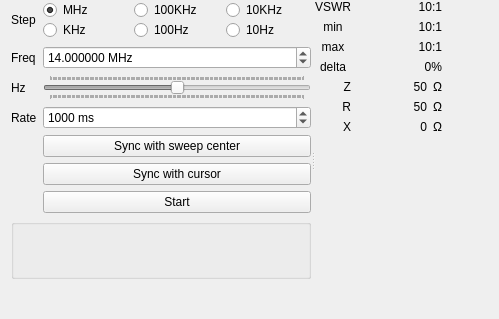
      <widget class="QWidget" name="tab_4">
       <attribute name="title">
        <string>Fixed</string>
       </attribute>
       <layout class="QVBoxLayout" name="verticalLayout_8">
        <property name="topMargin">
         <number>0</number>
        </property>
        <property name="bottomMargin">
         <number>0</number>
        </property>
        <item>
         <widget class="QSplitter" name="splitter_2">
          <property name="orientation">
           <enum>Qt::Horizontal</enum>
          </property>
          <widget class="QWidget" name="widget_8" native="true">
           <property name="sizePolicy">
            <sizepolicy hsizetype="Preferred" vsizetype="Preferred">
             <horstretch>0</horstretch>
             <verstretch>0</verstretch>
            </sizepolicy>
           </property>
           <property name="minimumSize">
            <size>
             <width>300</width>
             <height>0</height>
            </size>
           </property>
           <property name="maximumSize">
            <size>
             <width>260</width>
             <height>16777215</height>
            </size>
           </property>
           <layout class="QVBoxLayout" name="verticalLayout_6">
            <item>
             <layout class="QGridLayout" name="gridLayout_3">
              <item row="1" column="1">
               <widget class="QDoubleSpinBox" name="monfreq">
                <property name="suffix">
                 <string> MHz</string>
                </property>
                <property name="decimals">
                 <number>6</number>
                </property>
                <property name="maximum">
                 <double>60.000000000000000</double>
                </property>
                <property name="value">
                 <double>14.000000000000000</double>
                </property>
               </widget>
              </item>
              <item row="1" column="0">
               <widget class="QLabel" name="label_23">
                <property name="sizePolicy">
                 <sizepolicy hsizetype="Maximum" vsizetype="Preferred">
                  <horstretch>0</horstretch>
                  <verstretch>0</verstretch>
                 </sizepolicy>
                </property>
                <property name="text">
                 <string>Freq</string>
                </property>
               </widget>
              </item>
              <item row="4" column="0">
               <widget class="QLabel" name="label_26">
                <property name="sizePolicy">
                 <sizepolicy hsizetype="Maximum" vsizetype="Preferred">
                  <horstretch>0</horstretch>
                  <verstretch>0</verstretch>
                 </sizepolicy>
                </property>
                <property name="text">
                 <string>Rate</string>
                </property>
               </widget>
              </item>
              <item row="4" column="1">
               <widget class="QSpinBox" name="monrate">
                <property name="suffix">
                 <string> ms</string>
                </property>
                <property name="minimum">
                 <number>100</number>
                </property>
                <property name="maximum">
                 <number>5000</number>
                </property>
                <property name="singleStep">
                 <number>100</number>
                </property>
                <property name="value">
                 <number>1000</number>
                </property>
               </widget>
              </item>
              <item row="0" column="0">
               <widget class="QLabel" name="label_24">
                <property name="text">
                 <string>Step</string>
                </property>
               </widget>
              </item>
              <item row="0" column="1">
               <layout class="QGridLayout" name="gridLayout_4" rowstretch="0,0" rowminimumheight="0,0">
                <property name="sizeConstraint">
                 <enum>QLayout::SetDefaultConstraint</enum>
                </property>
                <property name="topMargin">
                 <number>0</number>
                </property>
                <property name="bottomMargin">
                 <number>0</number>
                </property>
                <property name="verticalSpacing">
                 <number>0</number>
                </property>
                <item row="0" column="2">
                 <widget class="QRadioButton" name="mon_10khz">
                  <property name="text">
                   <string>10KHz</string>
                  </property>
                 </widget>
                </item>
                <item row="0" column="0">
                 <widget class="QRadioButton" name="mon_mhz">
                  <property name="text">
                   <string>MHz</string>
                  </property>
                  <property name="checked">
                   <bool>true</bool>
                  </property>
                 </widget>
                </item>
                <item row="0" column="1">
                 <widget class="QRadioButton" name="mon_100khz">
                  <property name="text">
                   <string>100KHz</string>
                  </property>
                 </widget>
                </item>
                <item row="1" column="0">
                 <widget class="QRadioButton" name="mon_1khz">
                  <property name="text">
                   <string>KHz</string>
                  </property>
                 </widget>
                </item>
                <item row="1" column="1">
                 <widget class="QRadioButton" name="mon_100hz">
                  <property name="text">
                   <string>100Hz</string>
                  </property>
                 </widget>
                </item>
                <item row="1" column="2">
                 <widget class="QRadioButton" name="mon_10hz">
                  <property name="sizePolicy">
                   <sizepolicy hsizetype="Minimum" vsizetype="Preferred">
                    <horstretch>0</horstretch>
                    <verstretch>0</verstretch>
                   </sizepolicy>
                  </property>
                  <property name="minimumSize">
                   <size>
                    <width>0</width>
                    <height>0</height>
                   </size>
                  </property>
                  <property name="text">
                   <string>10Hz</string>
                  </property>
                 </widget>
                </item>
               </layout>
              </item>
              <item row="2" column="0">
               <widget class="QLabel" name="label_25">
                <property name="text">
                 <string>Hz</string>
                </property>
               </widget>
              </item>
              <item row="7" column="1">
               <widget class="QPushButton" name="monStartBtn">
                <property name="text">
                 <string>Start</string>
                </property>
               </widget>
              </item>
              <item row="5" column="1">
               <widget class="QPushButton" name="monitorSync">
                <property name="text">
                 <string>Sync with sweep center</string>
                </property>
               </widget>
              </item>
              <item row="2" column="1">
               <widget class="QSlider" name="slider_hz">
                <property name="enabled">
                 <bool>false</bool>
                </property>
                <property name="minimum">
                 <number>-99</number>
                </property>
                <property name="orientation">
                 <enum>Qt::Horizontal</enum>
                </property>
                <property name="tickPosition">
                 <enum>QSlider::TicksBothSides</enum>
                </property>
                <property name="tickInterval">
                 <number>1</number>
                </property>
               </widget>
              </item>
              <item row="6" column="1">
               <widget class="QPushButton" name="syncWithCursor">
                <property name="text">
                 <string>Sync with cursor</string>
                </property>
               </widget>
              </item>
             </layout>
            </item>
            <item>
             <widget class="QGroupBox" name="groupBox_2">
              <property name="sizePolicy">
               <sizepolicy hsizetype="Preferred" vsizetype="Preferred">
                <horstretch>0</horstretch>
                <verstretch>0</verstretch>
               </sizepolicy>
              </property>
              <property name="minimumSize">
               <size>
                <width>0</width>
                <height>60</height>
               </size>
              </property>
              <property name="title">
               <string/>
              </property>
             </widget>
            </item>
            <item>
             <spacer name="verticalSpacer_3">
              <property name="orientation">
               <enum>Qt::Vertical</enum>
              </property>
              <property name="sizeHint" stdset="0">
               <size>
                <width>20</width>
                <height>40</height>
               </size>
              </property>
             </spacer>
            </item>
           </layout>
          </widget>
          <widget class="QWidget" name="verticalLayoutWidget_2">
           <layout class="QGridLayout" name="gridLayout_5">
            <item row="2" column="4">
             <widget class="BarGraph" name="SWR_max" native="true">
              <property name="sizePolicy">
               <sizepolicy hsizetype="Minimum" vsizetype="Preferred">
                <horstretch>0</horstretch>
                <verstretch>0</verstretch>
               </sizepolicy>
              </property>
             </widget>
            </item>
            <item row="4" column="2">
             <widget class="QLabel" name="label_19">
              <property name="text">
               <string>Ω</string>
              </property>
             </widget>
            </item>
            <item row="6" column="0">
             <widget class="QLabel" name="label_18">
              <property name="text">
               <string>X</string>
              </property>
              <property name="alignment">
               <set>Qt::AlignRight|Qt::AlignTrailing|Qt::AlignVCenter</set>
              </property>
             </widget>
            </item>
            <item row="6" column="2">
             <widget class="QLabel" name="label_21">
              <property name="text">
               <string>Ω</string>
              </property>
             </widget>
            </item>
            <item row="5" column="1">
             <widget class="QLabel" name="R_lbl">
              <property name="minimumSize">
               <size>
                <width>70</width>
                <height>0</height>
               </size>
              </property>
              <property name="text">
               <string>50</string>
              </property>
              <property name="alignment">
               <set>Qt::AlignRight|Qt::AlignTrailing|Qt::AlignVCenter</set>
              </property>
             </widget>
            </item>
            <item row="5" column="2">
             <widget class="QLabel" name="label_20">
              <property name="text">
               <string>Ω</string>
              </property>
             </widget>
            </item>
            <item row="5" column="0">
             <widget class="QLabel" name="label_17">
              <property name="text">
               <string>R</string>
              </property>
              <property name="alignment">
               <set>Qt::AlignRight|Qt::AlignTrailing|Qt::AlignVCenter</set>
              </property>
             </widget>
            </item>
            <item row="0" column="4">
             <widget class="BarGraph" name="SWR_Bar" native="true">
              <property name="sizePolicy">
               <sizepolicy hsizetype="Minimum" vsizetype="Preferred">
                <horstretch>0</horstretch>
                <verstretch>0</verstretch>
               </sizepolicy>
              </property>
             </widget>
            </item>
            <item row="4" column="4">
             <widget class="BarGraph" name="Z_Bar" native="true">
              <property name="sizePolicy">
               <sizepolicy hsizetype="Minimum" vsizetype="Preferred">
                <horstretch>0</horstretch>
                <verstretch>0</verstretch>
               </sizepolicy>
              </property>
             </widget>
            </item>
            <item row="4" column="1" alignment="Qt::AlignRight">
             <widget class="QLabel" name="Z_lbl">
              <property name="minimumSize">
               <size>
                <width>70</width>
                <height>0</height>
               </size>
              </property>
              <property name="text">
               <string>50</string>
              </property>
              <property name="alignment">
               <set>Qt::AlignRight|Qt::AlignTrailing|Qt::AlignVCenter</set>
              </property>
             </widget>
            </item>
            <item row="7" column="4">
             <spacer name="horizontalSpacer_2">
              <property name="orientation">
               <enum>Qt::Horizontal</enum>
              </property>
              <property name="sizeType">
               <enum>QSizePolicy::MinimumExpanding</enum>
              </property>
              <property name="sizeHint" stdset="0">
               <size>
                <width>40</width>
                <height>20</height>
               </size>
              </property>
             </spacer>
            </item>
            <item row="7" column="0" colspan="3">
             <spacer name="verticalSpacer_4">
              <property name="orientation">
               <enum>Qt::Vertical</enum>
              </property>
              <property name="sizeHint" stdset="0">
               <size>
                <width>20</width>
                <height>40</height>
               </size>
              </property>
             </spacer>
            </item>
            <item row="0" column="0">
             <widget class="QLabel" name="label_15">
              <property name="sizePolicy">
               <sizepolicy hsizetype="Maximum" vsizetype="Preferred">
                <horstretch>0</horstretch>
                <verstretch>0</verstretch>
               </sizepolicy>
              </property>
              <property name="text">
               <string>VSWR</string>
              </property>
             </widget>
            </item>
            <item row="6" column="1">
             <widget class="QLabel" name="X_lbl">
              <property name="minimumSize">
               <size>
                <width>70</width>
                <height>0</height>
               </size>
              </property>
              <property name="text">
               <string>0</string>
              </property>
              <property name="alignment">
               <set>Qt::AlignRight|Qt::AlignTrailing|Qt::AlignVCenter</set>
              </property>
             </widget>
            </item>
            <item row="5" column="4">
             <widget class="BarGraph" name="R_Bar" native="true">
              <property name="sizePolicy">
               <sizepolicy hsizetype="Minimum" vsizetype="Preferred">
                <horstretch>0</horstretch>
                <verstretch>0</verstretch>
               </sizepolicy>
              </property>
             </widget>
            </item>
            <item row="6" column="4">
             <widget class="BarGraph" name="X_Bar" native="true">
              <property name="sizePolicy">
               <sizepolicy hsizetype="Minimum" vsizetype="Preferred">
                <horstretch>0</horstretch>
                <verstretch>0</verstretch>
               </sizepolicy>
              </property>
             </widget>
            </item>
            <item row="4" column="0">
             <widget class="QLabel" name="label_16">
              <property name="text">
               <string>Z</string>
              </property>
              <property name="alignment">
               <set>Qt::AlignRight|Qt::AlignTrailing|Qt::AlignVCenter</set>
              </property>
             </widget>
            </item>
            <item row="1" column="4">
             <widget class="BarGraph" name="SWR_min" native="true">
              <property name="sizePolicy">
               <sizepolicy hsizetype="Minimum" vsizetype="Preferred">
                <horstretch>0</horstretch>
                <verstretch>0</verstretch>
               </sizepolicy>
              </property>
             </widget>
            </item>
            <item row="1" column="0">
             <widget class="QLabel" name="label_29">
              <property name="sizePolicy">
               <sizepolicy hsizetype="Fixed" vsizetype="Preferred">
                <horstretch>0</horstretch>
                <verstretch>0</verstretch>
               </sizepolicy>
              </property>
              <property name="maximumSize">
               <size>
                <width>40</width>
                <height>16777215</height>
               </size>
              </property>
              <property name="text">
               <string>min</string>
              </property>
              <property name="alignment">
               <set>Qt::AlignCenter</set>
              </property>
             </widget>
            </item>
            <item row="2" column="0">
             <widget class="QLabel" name="label_30">
              <property name="sizePolicy">
               <sizepolicy hsizetype="Fixed" vsizetype="Preferred">
                <horstretch>0</horstretch>
                <verstretch>0</verstretch>
               </sizepolicy>
              </property>
              <property name="maximumSize">
               <size>
                <width>40</width>
                <height>16777215</height>
               </size>
              </property>
              <property name="text">
               <string>max</string>
              </property>
              <property name="alignment">
               <set>Qt::AlignCenter</set>
              </property>
             </widget>
            </item>
            <item row="0" column="1" colspan="2">
             <widget class="QLabel" name="SWR_lbl">
              <property name="minimumSize">
               <size>
                <width>70</width>
                <height>0</height>
               </size>
              </property>
              <property name="maximumSize">
               <size>
                <width>150</width>
                <height>16777215</height>
               </size>
              </property>
              <property name="text">
               <string>10:1</string>
              </property>
              <property name="alignment">
               <set>Qt::AlignRight|Qt::AlignTrailing|Qt::AlignVCenter</set>
              </property>
             </widget>
            </item>
            <item row="1" column="1" colspan="2">
             <widget class="QLabel" name="dip">
              <property name="sizePolicy">
               <sizepolicy hsizetype="Preferred" vsizetype="Preferred">
                <horstretch>0</horstretch>
                <verstretch>0</verstretch>
               </sizepolicy>
              </property>
              <property name="minimumSize">
               <size>
                <width>0</width>
                <height>0</height>
               </size>
              </property>
              <property name="text">
               <string>10:1</string>
              </property>
              <property name="alignment">
               <set>Qt::AlignRight|Qt::AlignTrailing|Qt::AlignVCenter</set>
              </property>
             </widget>
            </item>
            <item row="2" column="1" colspan="2">
             <widget class="QLabel" name="peak">
              <property name="text">
               <string>10:1</string>
              </property>
              <property name="alignment">
               <set>Qt::AlignRight|Qt::AlignTrailing|Qt::AlignVCenter</set>
              </property>
             </widget>
            </item>
            <item row="3" column="0">
             <widget class="QLabel" name="label_27">
              <property name="text">
               <string>delta</string>
              </property>
              <property name="alignment">
               <set>Qt::AlignCenter</set>
              </property>
             </widget>
            </item>
            <item row="3" column="1" colspan="2">
             <widget class="QLabel" name="delta">
              <property name="text">
               <string>0%</string>
              </property>
              <property name="alignment">
               <set>Qt::AlignRight|Qt::AlignTrailing|Qt::AlignVCenter</set>
              </property>
             </widget>
            </item>
            <item row="3" column="4">
             <widget class="BarGraph" name="SWR_delta" native="true">
              <property name="sizePolicy">
               <sizepolicy hsizetype="Minimum" vsizetype="Preferred">
                <horstretch>0</horstretch>
                <verstretch>0</verstretch>
               </sizepolicy>
              </property>
             </widget>
            </item>
           </layout>
          </widget>
         </widget>
        </item>
       </layout>
      </widget>
